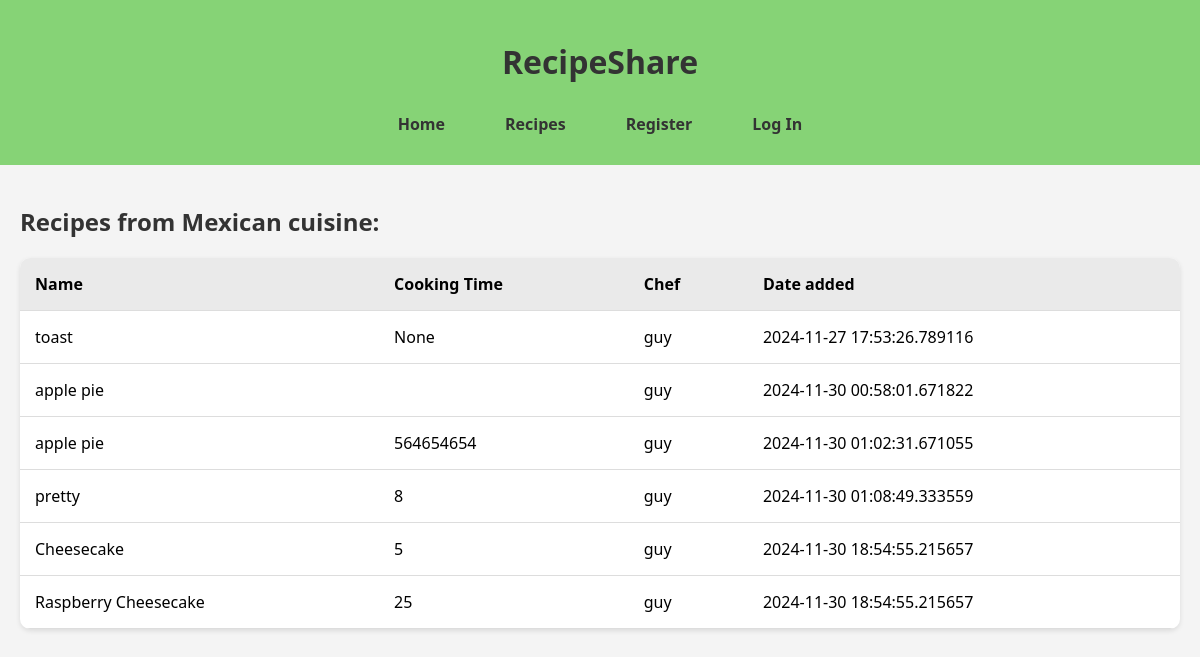
/cuisine/1, run on an earlier commit of the app's database.
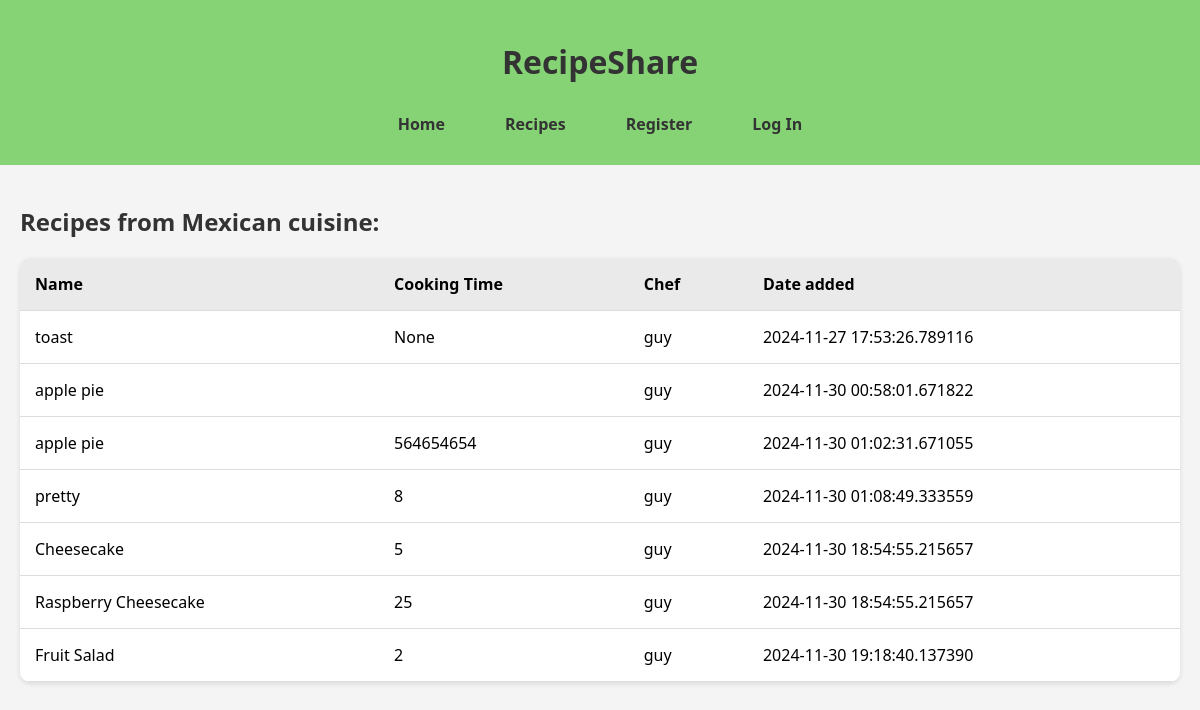
And on a later commit of the database.
### models.py (models this page shows, shortened)
class Recipe(db.Model):
    __tablename__ = 'recipes'
    recipe_id = db.mapped_column(db.Integer, primary_key=True)
    recipe_name = db.mapped_column(db.String(500))
    ingredients = db.mapped_column(db.String(1000))
    method = db.mapped_column(db.String(5000))
    total_time = db.mapped_column(db.Integer)
    date_added = db.mapped_column(db.DateTime, default=datetime.now(timezone.utc))
    chef_id = db.mapped_column(db.Integer, db.ForeignKey('users.user_id'), nullable=False)
    cuisine_id = db.mapped_column(db.Integer, db.ForeignKey('cuisines.cuisine_id'), nullable=False)
    chef = db.relationship('User', back_populates='recipes')
    cuisine = db.relationship('Cuisine', back_populates='recipes')
    favorites = db.relationship('Favorite', back_populates='recipe')

class User(UserMixin, db.Model):
    __tablename__ = 'users'
    user_id = db.mapped_column(db.Integer, primary_key=True)
    username = db.mapped_column(db.String(50), unique=True)
    is_chef = db.mapped_column(db.Boolean, default=False)
    recipes = db.relationship('Recipe', back_populates='chef')
    favorites = db.relationship('Favorite', back_populates='user')

### app.py (the view)
@app.route('/cuisine/<int:cuisine_id>')
def cuisine_category(cuisine_id):
    cuisine = Cuisine.query.get_or_404(cuisine_id)
    return render_template('cuisine.html', cuisine=cuisine)

### templates/cuisine.html
{% extends 'base.html' %}
{% block content %}
    <h2>Recipes from {{cuisine.cuisine_name}} cuisine:</h2>
    <table>
        <thead>
            <tr>
                <th scope="col">Name</th>
                <th scope="col">Cooking Time</th>
                <th scope="col">Chef</th>
                <th scope="col">Date added</th>
            </tr>
        </thead>
        <tbody>
            {% for recipe in cuisine.recipes %}
            <tr>
                <td>
                    <a href="{{ url_for('recipe', recipe_id=recipe.recipe_id) }}">
                        {{recipe.recipe_name}}
                    </a>
                </td>
                <td>{{recipe.total_time}}</td>
                <td>{{recipe.chef.username}}</td>
                <td>{{recipe.date_added}}</td>
            </tr>
            {% else %}
            <tr>
                <td colspan="4">No recipes found in the {{cuisine.cuisine_name}} section</td>
            </tr>
            {% endfor %}
        </tbody>
    </table>
{% endblock %}

What changed in the data, as far as the page shows it:
added Recipe: recipe_name "Fruit Salad", total_time "2", chef.username "guy", date_added "2024-11-30 19:18:40.137390"
